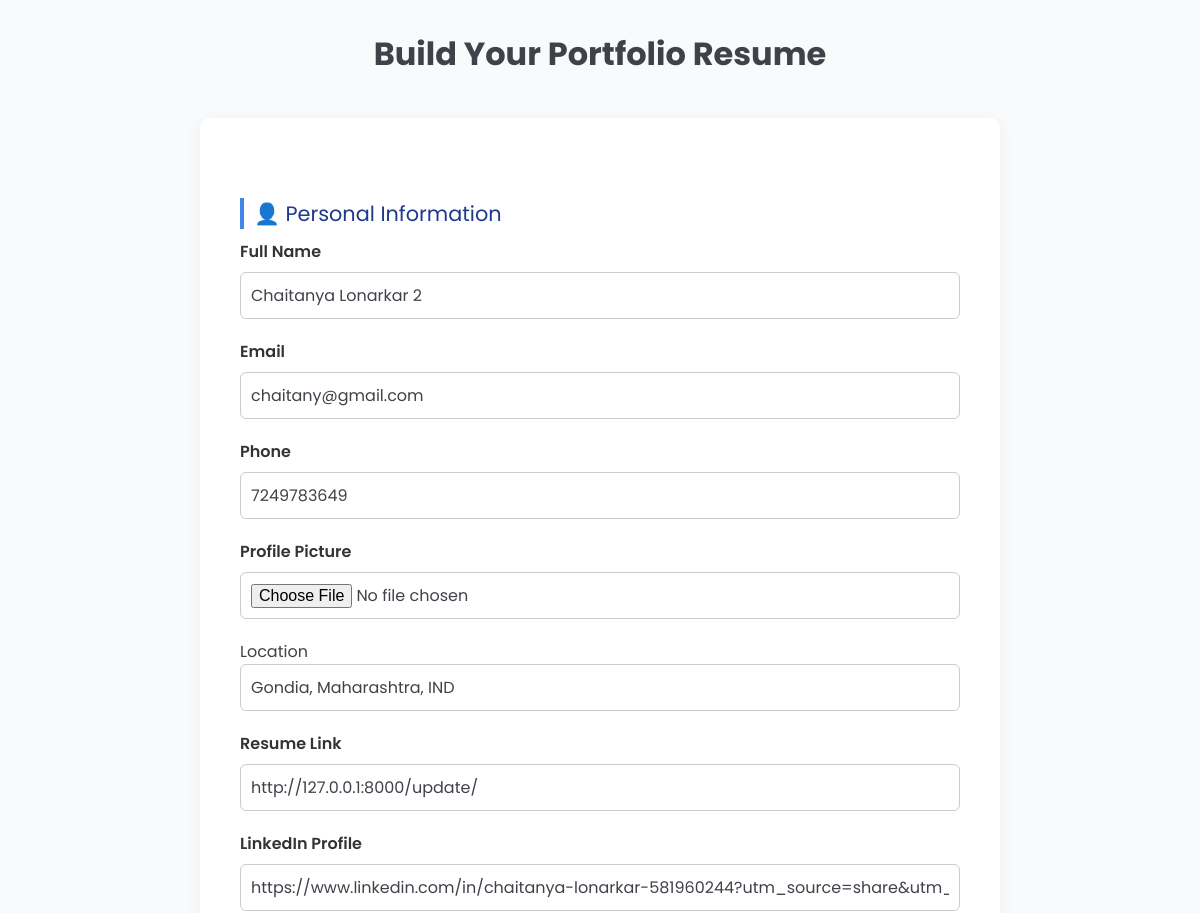
/update/ (signed in, upper part), run on an earlier commit of the app's database.
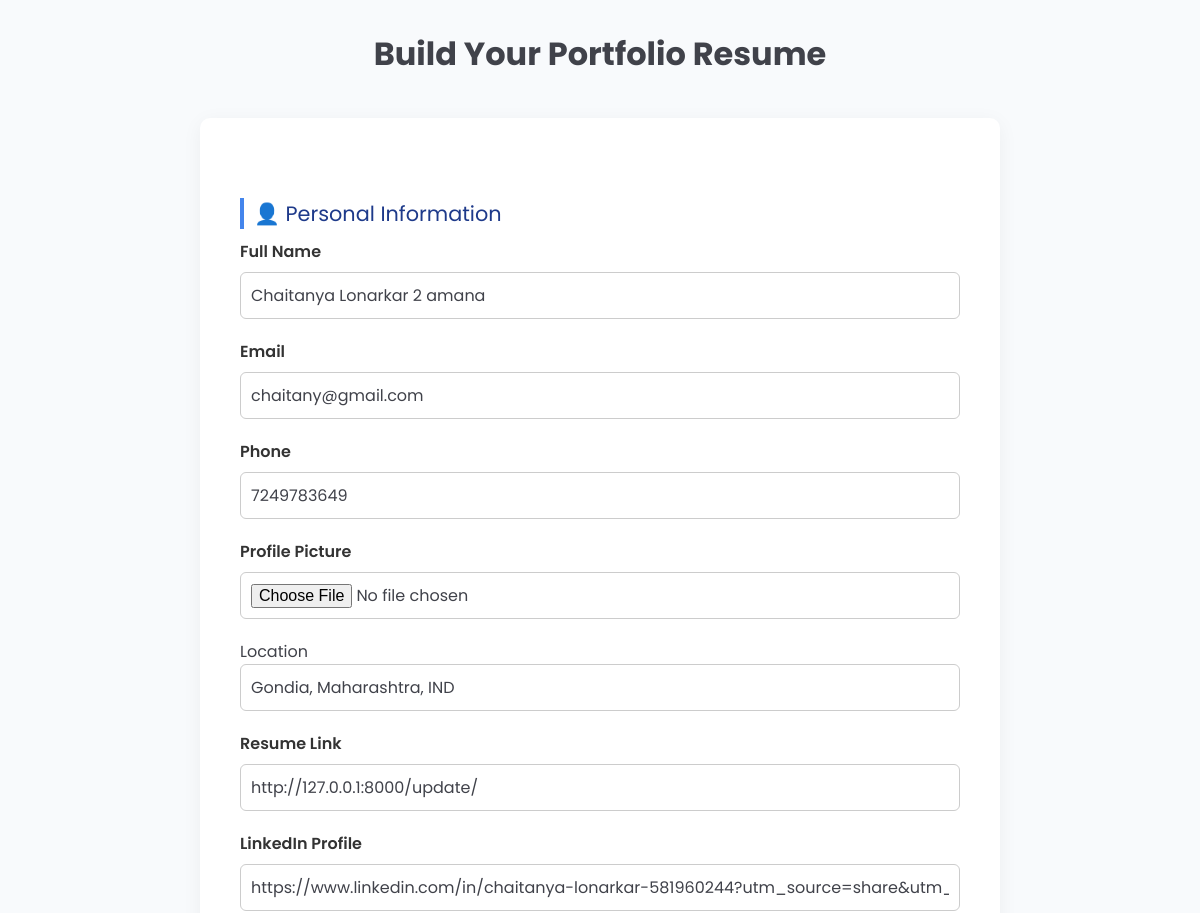
And on a later commit of the database.
### folio/models.py (models this page shows, shortened)
class Portfolio(models.Model):
    user = models.OneToOneField(User, on_delete=models.CASCADE)
    name = models.CharField(max_length=100)
    email = models.EmailField()
    phone = models.CharField(max_length=20, blank=True, null=True)
    profile = models.ImageField(upload_to='profiles/', blank=True, null=True)
    location = models.CharField(max_length=100, blank=True, null=True)
    resume = models.URLField(blank=True, null=True)
    linkedin = models.URLField(blank=True, null=True)
    github = models.URLField(blank=True, null=True)
    bio = models.TextField(blank=True, null=True)
    age = models.PositiveIntegerField(blank=True, null=True)
    degree = models.CharField(max_length=100, blank=True, null=True)
    college = models.CharField(max_length=200, blank=True, null=True)
    graduation_year = models.CharField(max_length=10, blank=True, null=True)
    company = models.CharField(max_length=200, blank=True, null=True)
    position = models.CharField(max_length=100, blank=True, null=True)
    responsibilities = models.TextField(blank=True, null=True)
    projects_title = models.CharField(max_length=200, blank=True, null=True)
    project_desc = models.TextField(blank=True, null=True)
    project_link = models.URLField(blank=True, null=True)
    skills = models.TextField(blank=True, null=True)
    created_at = models.DateTimeField(auto_now_add=True)

### folio/views.py (the view, shortened to what this page needs)
# urls.py: path('update/', views.update_profile, name='update_profile'),
@login_required
def update_profile(request):
    portfolio = Portfolio.objects.get(user=request.user)
    return render(request, 'profile_form.html', {'user': portfolio})

### folio/templates/profile_form.html (shortened to what this page needs)
{% load static %}
<!DOCTYPE html>
<html lang="en">
<head>
  <link rel="stylesheet" href="{% static 'css/create.css' %}">
</head>
<body>
  <h1>Build Your Portfolio Resume</h1>
  <form method="post" >
    <div class="section-title">👤 Personal Information</div>
    <label>Full Name</label>
    <input type="text" name="name" value='{% if user.name  %}{{ user.name }}{% endif %}' placeholder="e.g. Chaitanya Lonarkar" required>
    <label>Email</label>
    <input type="email" value='{% if user.email  %}{{ user.email }}{% endif %}' name="email"  placeholder="e.g. you@example.com" required>
    <label>Phone</label>
    <input type="text" value='{% if user.phone  %}{{ user.phone }}{% endif %}' name="phone" placeholder="e.g. +91 9876543210" >
    <label>Profile Picture</label>
    <input type="file" value='{% if user.  %}{{ user. }}{% endif %}' name="profile" id="">
    <lable>Location</label>
    <input type="text" value='{% if user.location  %}{{ user.location }}{% endif %}' name="location" placeholder="e.g. City, Country">
    <label>Resume Link</label>
    <input type="text" value='{% if user.resume  %}{{ user.resume }}{% endif %}' name="resume" placeholder="e.g. https://yourwebsite.com">
    <label>LinkedIn Profile</label>
    <input type="text" value='{% if user.linkedin  %}{{ user.linkedin }}{% endif %}' name="linkedin" placeholder="e.g. https://linkedin.com/in/yourname">
  </form>
</body>
</html>

What changed in the data, as far as the page shows it:
changed Portfolio "chaitany@gmail.com": name "Chaitanya Lonarkar 2" → "Chaitanya Lonarkar 2 amana"
